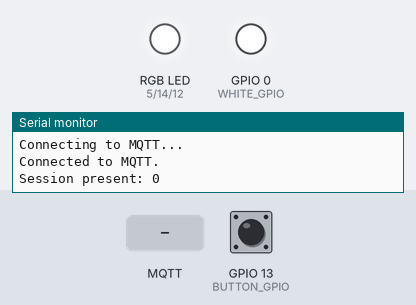
The sketch below on a simulated ESP8266 (NodeMCU). On the bench: an RGB LED mixed from three pins (HIGH = lit), output pins drawn as LEDs (lit = HIGH), the last lines printed to the serial monitor. The inputs (shaded band) are chosen by the test bench; at power-on: GPIO 13 (BUTTON_GPIO) HIGH. Dim RGB values are drawn brighter than linear; WiFi joins after 1.5 s; servers stay silent unless stated; EEPROM starts erased; no MQTT or app messages arrive unless stated.

Above: at 2.7 s.
2.8 s: MQTT message "5" arrives on the first subscribed topic
At 3.9 s:
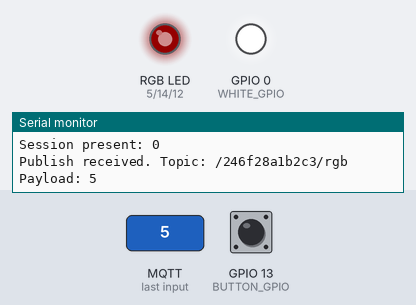
4.3 s: MQTT message "on" arrives on the first subscribed topic
At 5.0 s:
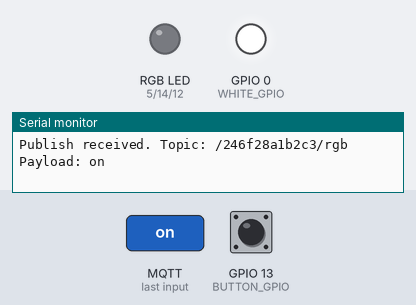
5.8 s: MQTT message "off" arrives on the first subscribed topic
At 6.2 s:
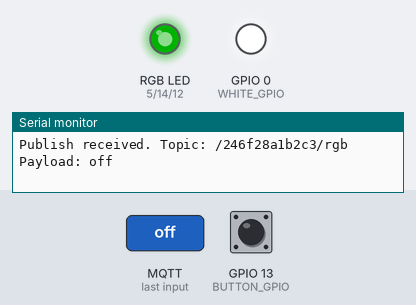
7.3 s: MQTT message "0" arrives on the second subscribed topic
At 8.5 s:
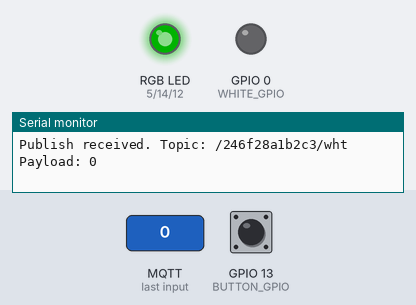
8.8 s: MQTT message "90" arrives on the first subscribed topic
At 9.6 s:
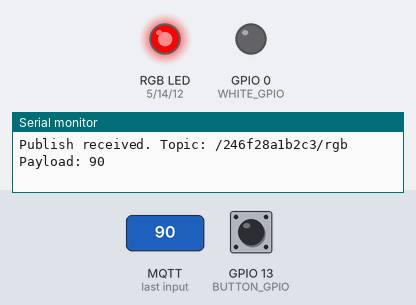
10.3 s: MQTT message "200" arrives on the first subscribed topic
At 10.8 s:
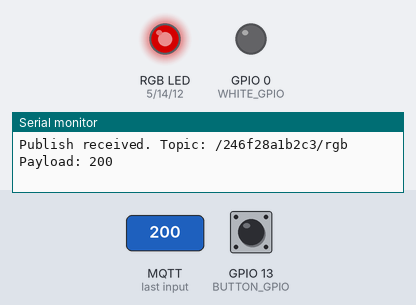
Timing chart, 0 to 12.8 s (numbered marks = the images above; inputs shaded):
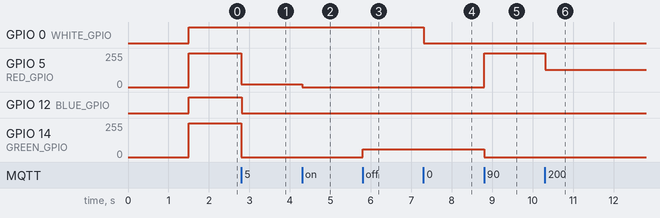

The sketch:

MqttRGBWledController.ino
```cpp
#include <ESP8266WiFi.h>
#include <ESP8266WebServer.h>
#include <WiFiManager.h>
#include <Ticker.h>
#include <AsyncMqttClient.h>
#include <EEPROM.h>

// eeprom
#define MQTT_IP_OFFSET         0
#define MQTT_IP_LENGTH        16
#define MQTT_USER_OFFSET      16
#define MQTT_USER_LENGTH      32
#define MQTT_PASSWORD_OFFSET  48
#define MQTT_PASSWORD_LENGTH  32
#define RED_OFFSET            80
#define RED_LENGTH             1
#define GREEN_OFFSET          81
#define GREEN_LENGTH           1
#define BLUE_OFFSET           82
#define BLUE_LENGTH            1
#define WHITE_OFFSET          83
#define WHITE_LENGTH           1

// pins
#define RED_GPIO      5
#define GREEN_GPIO   14
#define BLUE_GPIO    12
#define WHITE_GPIO    0
#define BUTTON_GPIO  13

// access point
#define AP_NAME "ZX-2844"
#define AP_TIMEOUT 300
#define MQTT_PORT 1883

// topics
char topic_rgb[30] = "/";
char topic_wht[30] = "/";
char topic_rgb_fb[30] = "/";
char topic_wht_fb[30] = "/";

// channel values
uint8_t red   = 0x00;
uint8_t green = 0x00;
uint8_t blue  = 0x00;
uint8_t white = 0x00;
uint8_t red_old   = 0x00;
uint8_t green_old = 0x00;
uint8_t blue_old  = 0x00;
uint8_t white_old = 0x00;
char rgb_str[7];
char wht_str[4];

// mqtt
IPAddress mqtt_server;
AsyncMqttClient mqttClient;
Ticker mqttReconnectTimer;

char mqtt_ip_pre[MQTT_IP_LENGTH] = "";
char mqtt_user_pre[MQTT_USER_LENGTH] = "";
char mqtt_password_pre[MQTT_PASSWORD_LENGTH] = "";

char mqtt_ip[MQTT_IP_LENGTH] = "";
char mqtt_user[MQTT_USER_LENGTH] = "";
char mqtt_password[MQTT_PASSWORD_LENGTH] = "";

// wifi
WiFiManager wifiManager;
WiFiEventHandler wifiConnectHandler;
WiFiEventHandler wifiDisconnectHandler;
Ticker wifiReconnectTimer;
char mac_str[13];

String readEEPROM(int offset, int len)
{
    String res = "";
    for (int i = 0; i < len; ++i)
    {
      res += char(EEPROM.read(i + offset));
    }
    return res;
}

void writeEEPROM(int offset, int len, String value)
{
    for (int i = 0; i < len; ++i)
    {
      if (i < value.length()) {
        EEPROM.write(i + offset, value[i]);
      } else {
        EEPROM.write(i + offset, 0x00);
      }
    }
}

void connectToWifi()
{
  Serial.println("Re-Connecting to Wi-Fi...");
  WiFi.setSleepMode(WIFI_NONE_SLEEP);
  WiFi.mode(WIFI_STA);
  WiFi.begin();
}

void onWifiConnect(const WiFiEventStationModeGotIP& event)
{
  Serial.println("Connected to Wi-Fi.");
  connectToMqtt();
}

void onWifiDisconnect(const WiFiEventStationModeDisconnected& event)
{
  Serial.println("Disconnected from Wi-Fi.");
  mqttReconnectTimer.detach(); // ensure we don't reconnect to MQTT while reconnecting to Wi-Fi
  wifiReconnectTimer.once(2, connectToWifi);
}

void connectToMqtt()
{
  Serial.println("Connecting to MQTT...");
  mqttClient.connect();
}

void onMqttConnect(bool sessionPresent)
{
  Serial.println("Connected to MQTT.");
  Serial.print("Session present: ");
  Serial.println(sessionPresent);

  mqttClient.subscribe(topic_rgb, 2);
  mqttClient.subscribe(topic_wht, 2);

  mqttClient.publish(topic_rgb, 0, true, rgb_str);
  mqttClient.publish(topic_wht, 0, true, wht_str);
  mqttClient.publish(topic_rgb_fb, 0, false, rgb_str);
  mqttClient.publish(topic_wht_fb, 0, false, wht_str);
}

void onMqttDisconnect(AsyncMqttClientDisconnectReason reason)
{
  Serial.println("Disconnected from MQTT.");

  if (WiFi.isConnected())
  {
    mqttReconnectTimer.once(2, connectToMqtt);
  }
}

void onMqttMessage(char* topic, char* payload, AsyncMqttClientMessageProperties properties, size_t len, size_t index, size_t total)
{
  char pl[7];

  strncpy(pl, payload, 6);
  pl[len] = 0;
  Serial.printf("Publish received. Topic: %s Payload: %s\n", topic, pl);

  if (0 == strcmp(topic, topic_rgb))
  {
    char val[3] = {0};

    val[0] = (char)payload[0];
    val[1] = (char)payload[1];
    red = (uint8_t)strtol(val, NULL, 16);
    if (red != red_old)
    {
      analogWrite(RED_GPIO, ((int)red) * 4);
      EEPROM.write(RED_OFFSET, red);
    }

    val[0] = (char)payload[2];
    val[1] = (char)payload[3];
    green = (uint8_t)strtol(val, NULL, 16);
    if (green != green_old)
    {
      analogWrite(GREEN_GPIO, ((int)green) * 4);
      EEPROM.write(GREEN_OFFSET, green);
    }

    val[0] = (char)payload[4];
    val[1] = (char)payload[5];
    blue = (uint8_t)strtol(val, NULL, 16);
    if (blue != blue_old)
    {
      analogWrite(BLUE_GPIO, ((int)blue) * 4);
      EEPROM.write(BLUE_OFFSET, blue);
    }

    if ((red != red_old) || (green != green_old) || (blue != blue_old))
    {
      EEPROM.commit();
    }

    red_old = red;
    green_old = green;
    blue_old = blue;
  }

  if (0 == strcmp(topic, topic_wht))
  {
    char val[4];

    if (len <= 3)
    {
      strncpy(val, (char*)payload, 3);
      val[len] = 0;
      white = (uint8_t)strtol(val, NULL, 10);
      if (white != white_old)
      {
        analogWrite(WHITE_GPIO, ((int)white) * 4);
        EEPROM.write(WHITE_OFFSET, white);
        EEPROM.commit();
      }

      white_old = white;
    }
  }
}

void setup(void)
{
  uint8_t mac[6];

  // init UART
  Serial.begin(115200);
  Serial.println();
  Serial.println();

  // init EEPROM
  EEPROM.begin(128);

  // init button
  pinMode(BUTTON_GPIO, INPUT);

  // check if button is pressed
  if (LOW == digitalRead(BUTTON_GPIO))
  {
    Serial.println("reset wifi settings and restart.");
    wifiManager.resetSettings();
    delay(1000);
    ESP.restart();
  }

  // init WIFI
  readEEPROM(MQTT_IP_OFFSET, MQTT_IP_LENGTH).toCharArray(mqtt_ip_pre, MQTT_IP_LENGTH);
  readEEPROM(MQTT_USER_OFFSET, MQTT_USER_LENGTH).toCharArray(mqtt_user_pre, MQTT_USER_LENGTH);
  readEEPROM(MQTT_PASSWORD_OFFSET, MQTT_PASSWORD_LENGTH).toCharArray(mqtt_password_pre, MQTT_PASSWORD_LENGTH);

  WiFiManagerParameter custom_mqtt_ip("ip", "MQTT ip", mqtt_ip_pre, MQTT_IP_LENGTH);
  WiFiManagerParameter custom_mqtt_user("user", "MQTT user", mqtt_user_pre, MQTT_USER_LENGTH);
  WiFiManagerParameter custom_mqtt_password("passord", "MQTT password", mqtt_password_pre, MQTT_PASSWORD_LENGTH, "type=\"password\"");

  wifiManager.addParameter(&custom_mqtt_ip);
  wifiManager.addParameter(&custom_mqtt_user);
  wifiManager.addParameter(&custom_mqtt_password);

  WiFi.setSleepMode(WIFI_NONE_SLEEP);
  wifiManager.setConfigPortalTimeout(AP_TIMEOUT);
  wifiManager.setAPStaticIPConfig(IPAddress(192,168,1,1), IPAddress(192,168,1,1), IPAddress(255,255,255,0));
  if (!wifiManager.autoConnect(AP_NAME))
  {
    Serial.println("failed to connect and restart.");
    delay(1000);
    // restart and try again
    ESP.restart();
  }

  strcpy(mqtt_ip, custom_mqtt_ip.getValue());
  strcpy(mqtt_user, custom_mqtt_user.getValue());
  strcpy(mqtt_password, custom_mqtt_password.getValue());

  if ((0 != strcmp(mqtt_ip, mqtt_ip_pre)) ||
      (0 != strcmp(mqtt_user, mqtt_user_pre)) ||
      (0 != strcmp(mqtt_password, mqtt_password_pre)))
  {
    Serial.println("Parameters changed, need to update EEPROM.");
    writeEEPROM(MQTT_IP_OFFSET, MQTT_IP_LENGTH, mqtt_ip);
    writeEEPROM(MQTT_USER_OFFSET, MQTT_USER_LENGTH, mqtt_user);
    writeEEPROM(MQTT_PASSWORD_OFFSET, MQTT_PASSWORD_LENGTH, mqtt_password);

    EEPROM.commit();
  }

  wifiConnectHandler = WiFi.onStationModeGotIP(onWifiConnect);
  wifiDisconnectHandler = WiFi.onStationModeDisconnected(onWifiDisconnect);

  // construct MQTT topics with MAC
  WiFi.macAddress(mac);
  sprintf(mac_str, "%02x%02x%02x%02x%02x%02x", mac[0], mac[1], mac[2], mac[3], mac[4], mac[5]);

  strcat(topic_rgb, mac_str);
  strcat(topic_rgb, "/rgb");
  strcat(topic_wht, mac_str);
  strcat(topic_wht, "/wht");
  strcat(topic_rgb_fb, mac_str);
  strcat(topic_rgb_fb, "/rgb_fb");
  strcat(topic_wht_fb, mac_str);
  strcat(topic_wht_fb, "/wht_fb");

  // read stored channels
  red   = EEPROM.read(RED_OFFSET);
  green = EEPROM.read(GREEN_OFFSET);
  blue  = EEPROM.read(BLUE_OFFSET);
  white = EEPROM.read(WHITE_OFFSET);
  red_old = red;
  green_old = green;
  blue_old = blue;
  white_old = white;

  // set PWM channels
  sprintf(rgb_str, "%02x%02x%02x", red, green, blue);
  sprintf(wht_str, "%d", white);
  analogWrite(RED_GPIO, ((int)red) * 4);
  analogWrite(GREEN_GPIO, ((int)green) * 4);
  analogWrite(BLUE_GPIO, ((int)blue) * 4);
  analogWrite(WHITE_GPIO, ((int)white) * 4);

  if (mqtt_server.fromString(mqtt_ip))
  {
    char mqtt_id[30] = AP_NAME;

    strcat(mqtt_id, "-");
    strcat(mqtt_id, mac_str);
    mqttClient.onConnect(onMqttConnect);
    mqttClient.onDisconnect(onMqttDisconnect);
    mqttClient.onMessage(onMqttMessage);
    mqttClient.setServer(mqtt_server, MQTT_PORT);
    mqttClient.setCredentials(mqtt_user, mqtt_password);
    mqttClient.setClientId(mqtt_id);

    connectToMqtt();
  }
  else
  {
    Serial.println("invalid MQTT Broker IP.");
  }
}

void loop(void)
{

}
```

Measured:
- after the input at 2.8 s, GPIO 5 (RED_GPIO): 255/255 → 20/255 at once; GPIO 12 (BLUE_GPIO): HIGH → LOW at once; GPIO 14 (GREEN_GPIO): 255/255 → 0/255 at once
- after the input at 4.3 s, GPIO 5 (RED_GPIO): 20/255 → 0/255 at once
- after the input at 5.8 s, GPIO 14 (GREEN_GPIO): 0/255 → 60/255 at once
- after the input at 7.3 s, GPIO 0 (WHITE_GPIO): HIGH → LOW at once
- after the input at 8.8 s, GPIO 5 (RED_GPIO): 0/255 → 255/255 at once; GPIO 14 (GREEN_GPIO): 60/255 → 0/255 at once
- after the input at 10.3 s, GPIO 5 (RED_GPIO): 255/255 → 128/255 at once
